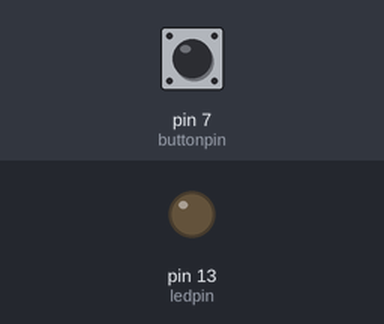
The sketch below on a simulated Arduino Uno, built with avr-gcc and run on an emulated ATmega328P. On the bench: output pins drawn as LEDs (lit = HIGH). The inputs (shaded band) are chosen by the test bench; at power-on: pin 7 (buttonpin) HIGH.

Above: at 1.2 s.
1.3 s: pin 7 (buttonpin) pulled LOW for 0.15 s
At 1.37 s:
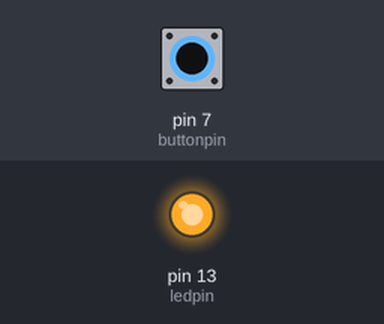
2.9 s: pin 7 (buttonpin) pulled LOW for 3.2 s
At 6.4 s:
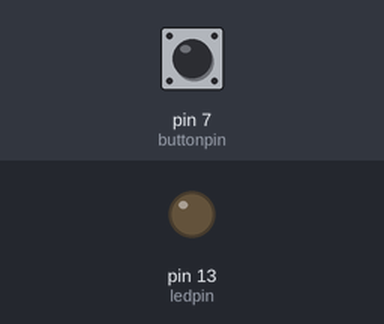
Timing chart, 0 to 7.9 s (numbered marks = the images above; inputs shaded):
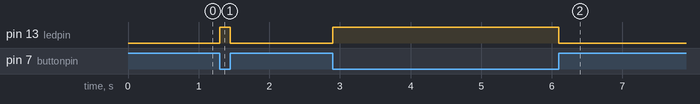

The sketch:

interrupt_Pin_Change.ino
```cpp
//Example of Pin Change Interrupt

#include"Arduino.h"
//LED and switch connections
const uint8_t ledpin = 13;
const uint8_t buttonpin = 7;  //Pin 7 PORTD

volatile uint8_t togglestate = false;

void setup() {
  // put your setup code here, to run once:
  pinMode(ledpin,OUTPUT);
  pinMode(buttonpin,INPUT_PULLUP);
  //Enable PCIE2  Bit2 =1
  PCICR |= B00000100;

  //Select PCINT23 Bit7 = 1 D7
  PCMSK2|=B10000000;
}


void loop() {
  // put your main code here, to run repeatedly:
}

ISR(PCINT2_vect){
  togglestate = !togglestate;
  digitalWrite(ledpin,togglestate);
}
```

Measured:
- after the input at 1.3 s, pin 13 (ledpin): LOW → HIGH at once, → LOW 0.15 s later
- after the input at 2.9 s, pin 13 (ledpin): LOW → HIGH at once, → LOW 3.2 s later
